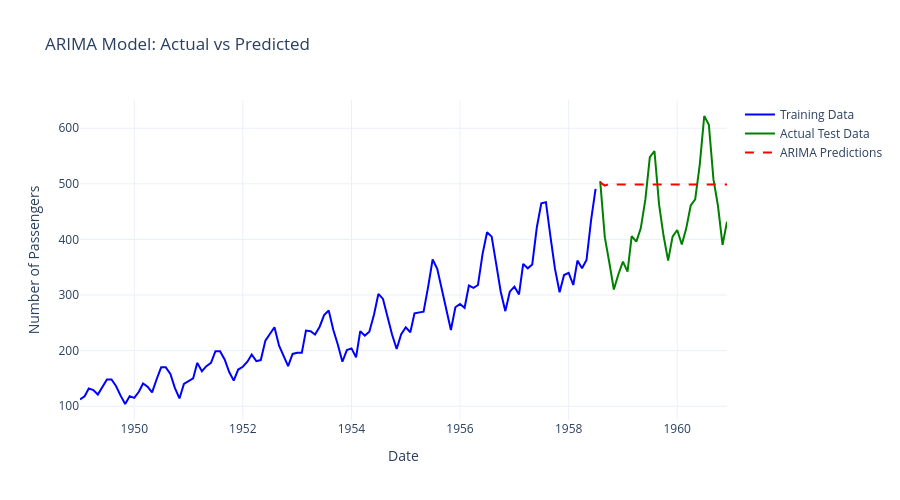

The code cell stored with this chart in its notebook:
### Markdown cell above
## 6. Visualize ARIMA Results

### Code cell
# Visualize ARIMA predictions
fig = go.Figure()

# Training data
fig.add_trace(go.Scatter(
    x=train.index,
    y=train['Passengers'],
    mode='lines',
    name='Training Data',
    line=dict(color='blue', width=2)
))

# Actual test data
fig.add_trace(go.Scatter(
    x=test.index,
    y=test['Passengers'],
    mode='lines',
    name='Actual Test Data',
    line=dict(color='green', width=2)
))

# ARIMA predictions
fig.add_trace(go.Scatter(
    x=test.index,
    y=arima_predictions,
    mode='lines',
    name='ARIMA Predictions',
    line=dict(color='red', width=2, dash='dash')
))

fig.update_layout(
    title='ARIMA Model: Actual vs Predicted',
    xaxis_title='Date',
    yaxis_title='Number of Passengers',
    hovermode='x unified',
    template='plotly_white',
    height=500
)

fig.show()
